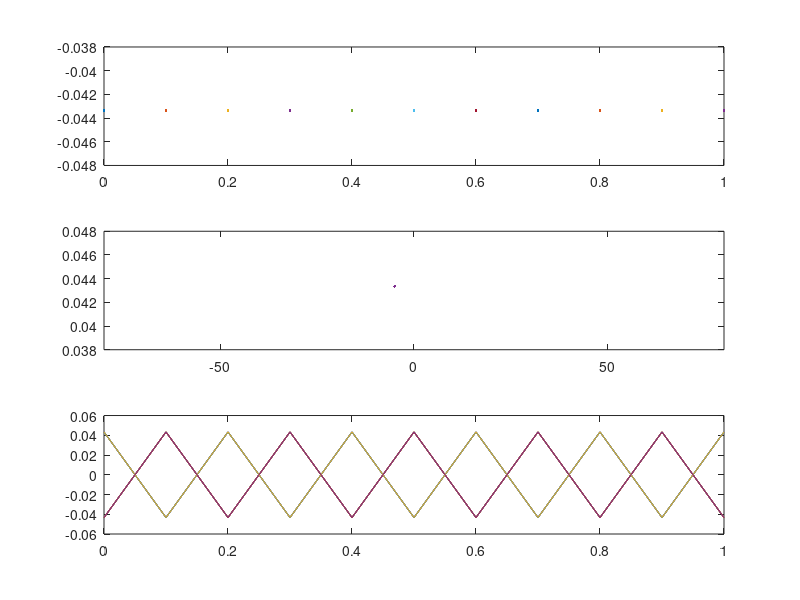
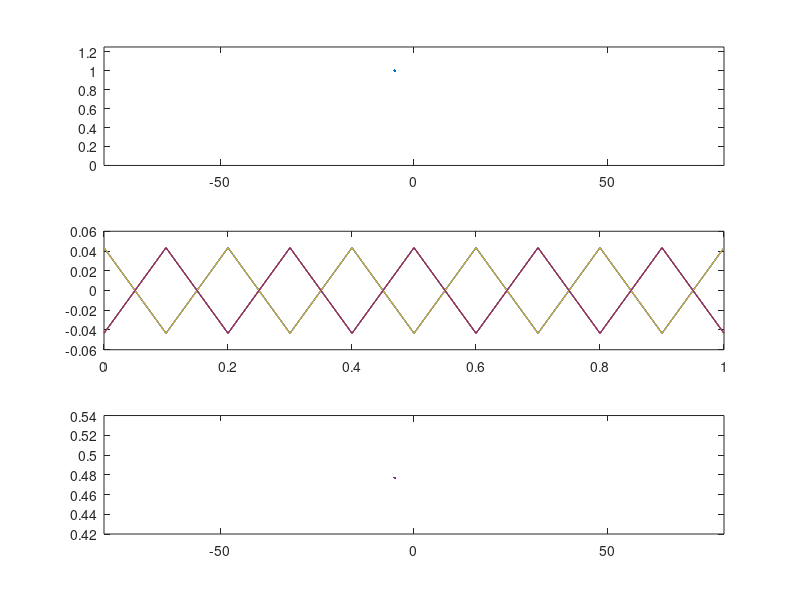

MATLAB code for these plots, in order:
close all
clear
clc

a= 30;
wcut=20;

fs=10;
n=0:1/fs:1;
x=sin(a*n)/(pi*n);
figure
subplot(3,1,1)
plot(n,x)

N=2^nextpow2(length(x));
m=(-N/2):(N/2)-1;
w=2*pi*m*fs/N;
X=x*exp(-1i*n'*w);
subplot(3,1,2)
plot (w/(2*pi),abs(X))
xlim([-80 80])

y=(1/N)*X*exp(1i*w'*n);
y=real(y);
subplot(3,1,3)
plot(n,y)

filterku=w/(2*pi)>-20 & w/(2*pi)<20;
figure
subplot(3,1,1)
plot(w/(2*pi), filterku)
xlim([-80 80])
ylim ([0 1.25])
ynew=(1/N)*(X.*filterku)*exp(1i*w'*n);
ynew=real(ynew);
subplot(3,1,2)
plot(n,ynew)

Nnew=2^nextpow2(length(ynew));
mnew=(-Nnew/2):(Nnew/2)-1;
wnew=2*pi*m*fs/N;
Ynew=ynew*exp(-1i*n'*wnew);
subplot(3,1,3)
plot (wnew/(2*pi),abs(Ynew))
xlim([-80 80])
